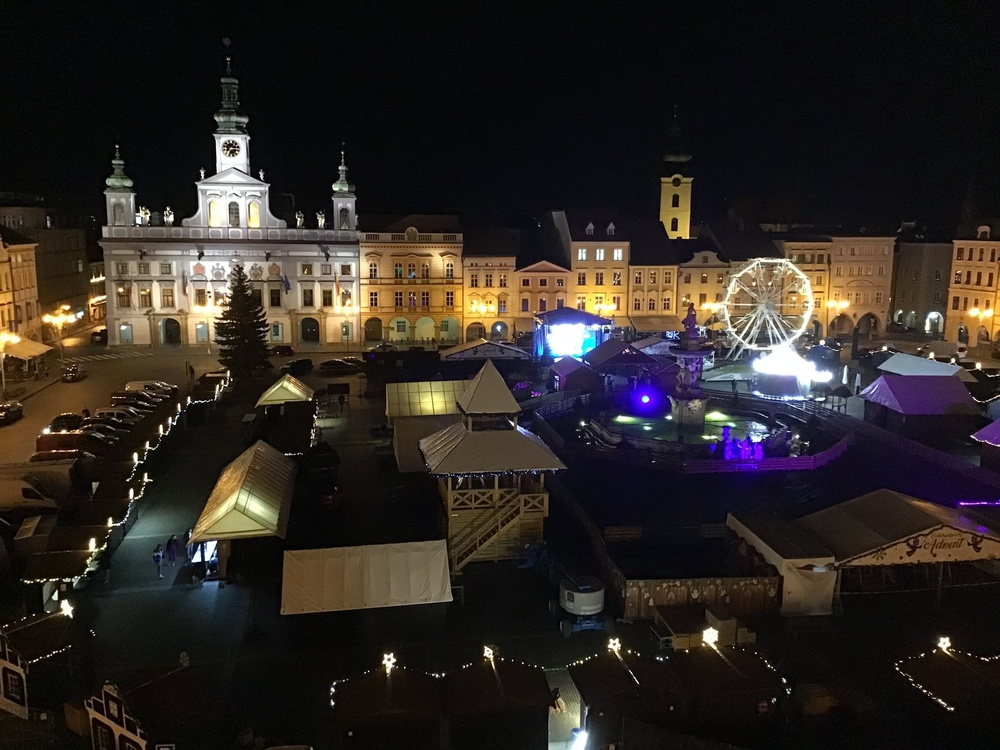
%> input picture MAIDS/cb_market.jpeg, 1000 x 750 px, shrunk from 2040 x 1530 before the run
$ octave mai_picture_compression.m   (GNU Octave 9; MATLAB toolbox functions it lacks are replaced by stand-ins)
%> lines starting %> are read from the running program, lines starting %| are printed output that depends on the picture
inImage=imread('cb_market.jpeg');
%> inImage is the input picture: size 750x1000x3 uint8; mean R, G, B 45.8, 39.6, 35.5
%reading and converting the image
inImage=rgb2gray(inImage);
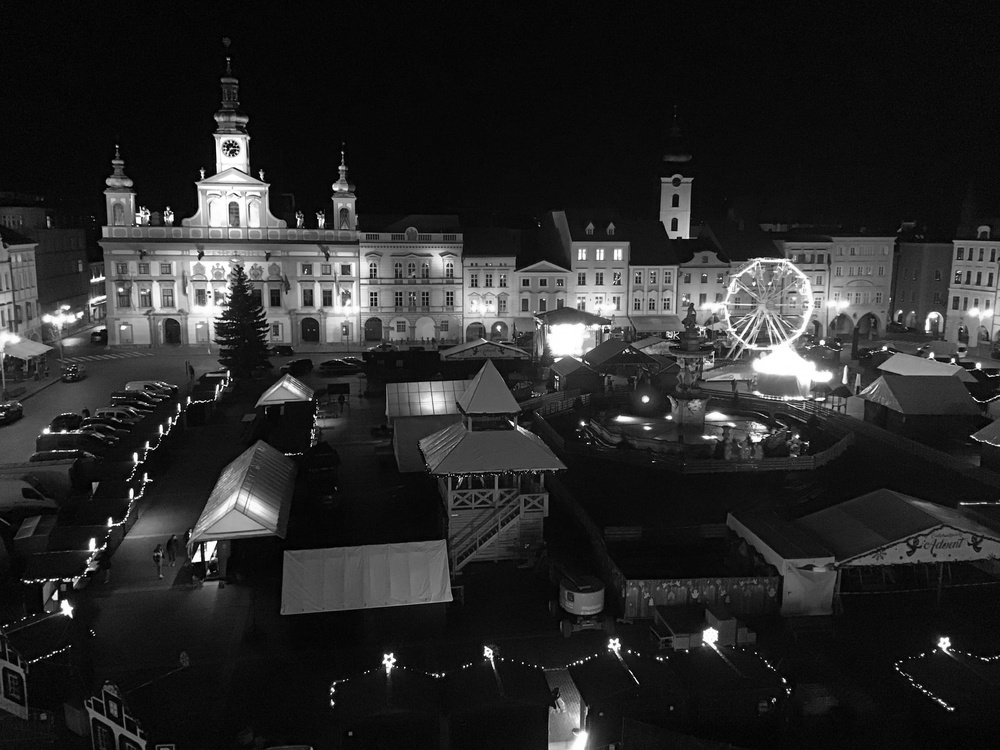
%> inImage: size 750x1000 uint8; min 0, max 255, mean 41
inImageD=double(inImage);
figure;
buffer = sprintf('original picture');
imshow(uint8(inImageD));
title(buffer);

% decomposing the image using singular value decomposition
[U,S,V]=svd(inImageD);
Sdiag=diag(S);
%> Sdiag = 750 values, max 46986.8 at index 1, min 4.04 at index 750, mean 531.4

% Using different number of singular values (diagonal of S) to compress and
% reconstruct the image
dispEr = [];
numSVals = [];
nonzerosTotal = [];
all_N=5:25:300;


all_N=ceil(linspace(5,min(size(S)),4));
%> all_N = [5 254 502 750]
all_N=[5 20 80 320];

%figure;
for i=1:numel(all_N)
    N=all_N(i);

    Ureduced=U(:,1:N);
    Sreduced=S(1:N,1:N);
    Vreduced=V(:,1:N);
    Sdiagreduced=Sdiag(1:N);

    % Construct an Image using the selected singular values
    %D=Ureduced*Sreduced*Vreduced';

    D=Ureduced*diag(Sdiagreduced)*Vreduced';

    % display and compute error
    figure;
    %subplot(ceil(sqrt(numel(all_N))),ceil(sqrt(numel(all_N))),i)
    buffer = sprintf('%d singular values', N);
    imshow(uint8(D));
    title(buffer);
    error=sum(sum((inImageD-D).^2));

    % store vals for display
    nonzerosTotal=[nonzerosTotal numel(Ureduced)+numel(Sdiagreduced)+numel(Vreduced)];
    dispEr = [dispEr; error];
    numSVals = [numSVals; N];

end
%> this loop made 4 passes
%> (error, dispEr) on passes 2 to 4: (238034467, [549993813.8; 238034467]), (68766698.1, [549993813.8; 238034467; 68766698.1]), (4013299, [549993813.8; 238034467; 68766698.1; 4013299])
%> (Sdiagreduced, error, dispEr) on pass 1: ([46986.8; 16030.4; 9755.8; 8825.2; 7965.1], 549993813.8, 549993813.8)
%> pass 1, `imshow(uint8(D));`:
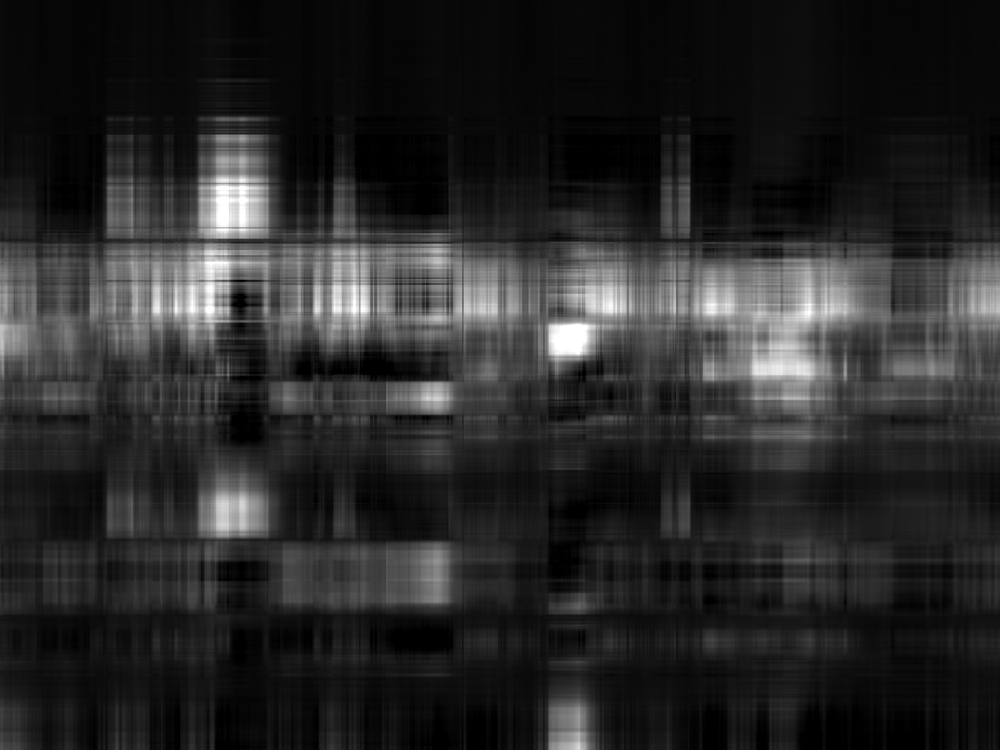
%> displayed picture: size 750x1000, on the screen's scale of 0 to 255; min 0, max 255, mean 40.7
%> pass 2, `imshow(uint8(D));`:
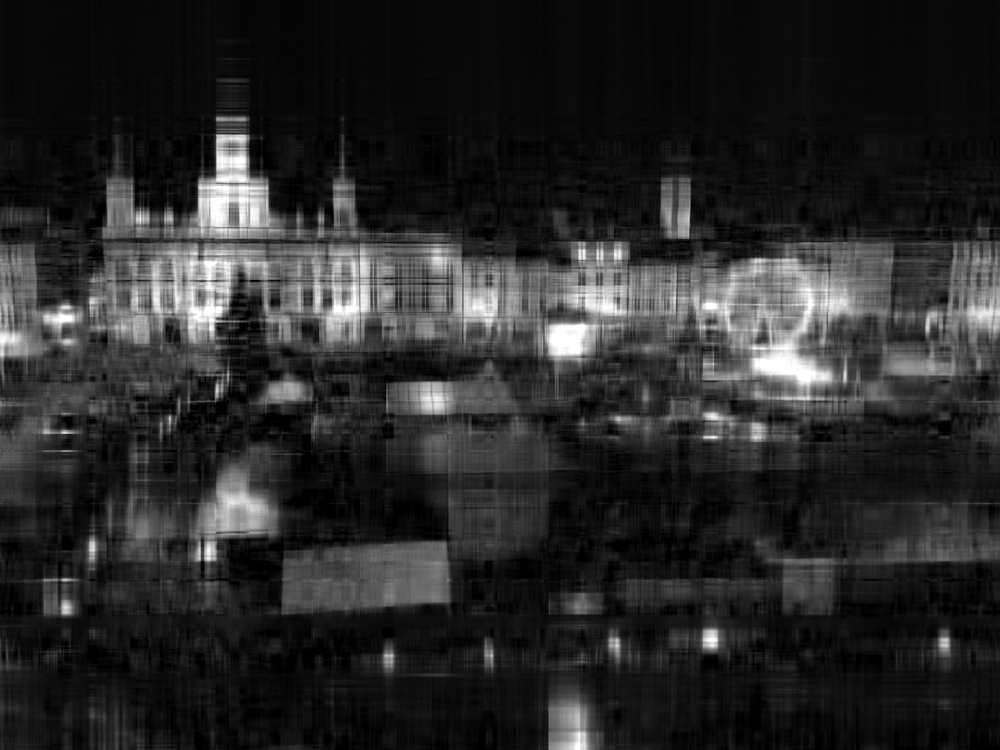
%> displayed picture: size 750x1000, on the screen's scale of 0 to 255; min 0, max 255, mean 41; mean of the top-left, top-right, bottom-left and bottom-right quarters 50.3, 46.3, 35.7, 31.6
%> after the loop, numSVals = [5; 20; 80; 320]

% dislay the error graph
figure;
subplot(2,1,1)
title('Error in compression');
plot(numSVals, dispEr,'-x');
grid on
xlabel('Number of Singular Values used');
ylabel('Error');

subplot(2,1,2)
title('Nonzeros in matrices');
plot(numSVals, nonzerosTotal,'-x');
grid on
xlabel('Number of Singular Values used');
ylabel('Nonzeros');
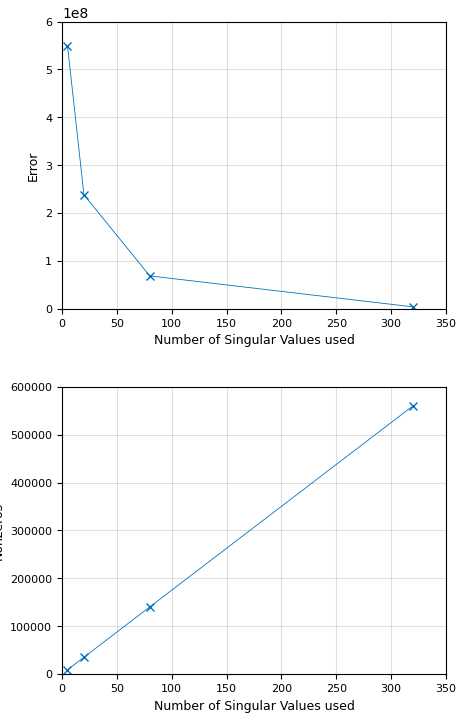
%> figure redrawn from the program's plot data, 2 panels
